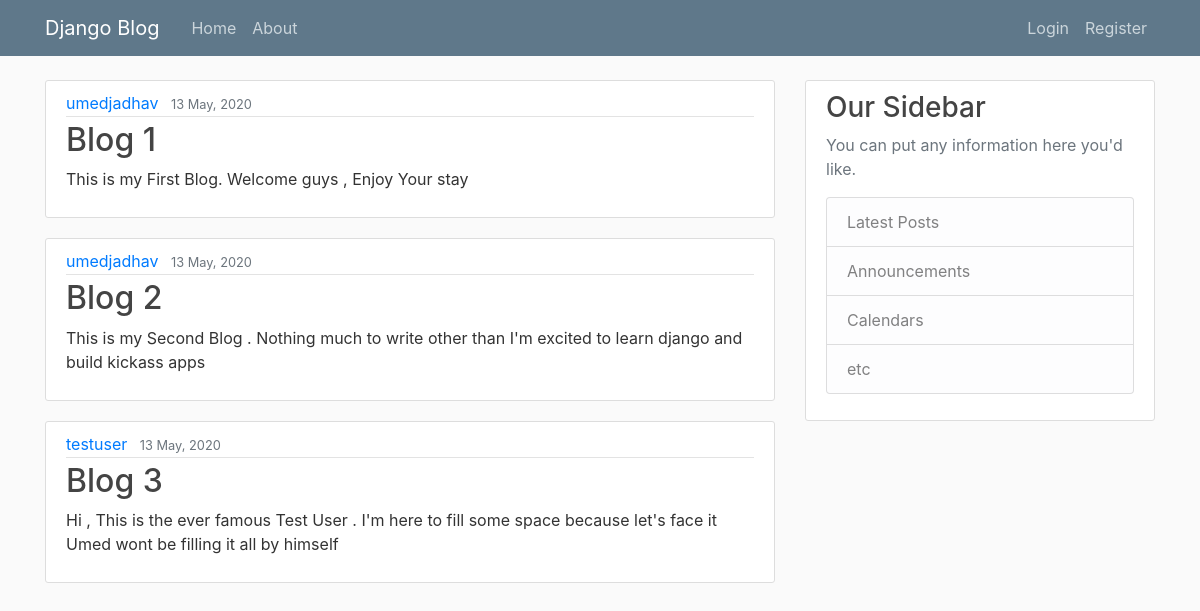
The page / on the database its author committed.
### blog/models.py (models this page shows, shortened)
class Post(models.Model):
  title = models.CharField(max_length=100)
  content = models.TextField()
  date_posted = models.DateTimeField(default=timezone.now)
  author = models.ForeignKey(User, on_delete=models.CASCADE) # Deleting a user deletes all his posts but not the other way around

### blog/views.py (the view)
# urls.py: path('', home, name='blog-home'),
def home(request):
  context = {
    'posts': Post.objects.all()
  }
  return render(request, 'blog/home.html', context)

### blog/templates/blog/home.html
{% extends 'blog/base.html' %}
{% block content %}
  {% for post in posts %}
  <article class="media content-section">
    <div class="media-body">
      <div class="article-metadata">
        <a class="mr-2" href="#">{{ post.author }}</a>
        <small class="text-muted">{{ post.date_posted | date:"d F, Y" }}</small>
      </div>
      <h2><a class="article-title" href="#">{{ post.title }}</a></h2>
      <p class="article-content">{{ post.content }}</p>
    </div>
  </article>
  {% endfor %}
{% endblock content%}

### blog/static/blog/main.css (style rules this page uses)
body { background: #fafafa; color: #333333; margin-top: 5rem; }
h1, h2, h3, h4, h5, h6 { color: #444444; }
.content-section { background: #ffffff; padding: 10px 20px; border: 1px solid #dddddd; border-radius: 3px; margin-bottom: 20px; }
.article-title { color: #444444; }
.article-content { white-space: pre-line; }
.article-metadata { padding-bottom: 1px; margin-bottom: 4px; border-bottom: 1px solid #e3e3e3 }

### rows shown on the page
Post: author "umedjadhav", date_posted "13 May, 2020", title "Blog 1", content "This is my First Blog. Welcome guys , Enjoy Your stay"
Post: author "umedjadhav", date_posted "13 May, 2020", title "Blog 2", content "This is my Second Blog . Nothing much to write other than I'm excited to learn django and build kickass apps"
Post: author "testuser", date_posted "13 May, 2020", title "Blog 3", content "Hi , This is the ever famous Test User . I'm here to fill some space because let's face it Umed wont be filling it all by himself"
